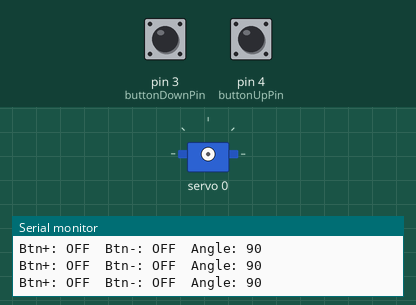
Recording of a sketch running on a simulated Arduino Uno, built with avr-gcc and run on an emulated ATmega328P. On the bench: servo, the last lines printed to the serial monitor. The test bench sets the inputs (shaded band); at power-on: pin 3 (buttonDownPin) LOW, pin 4 (buttonUpPin) LOW.

Above: at 1.2 s.
1.3 s: pin 3 (buttonDownPin) pulled HIGH for 1 s
At 2.3 s:
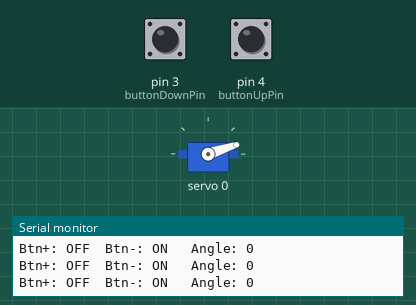
3.8 s: pin 4 (buttonUpPin) pulled HIGH for 1 s
At 5.7 s:
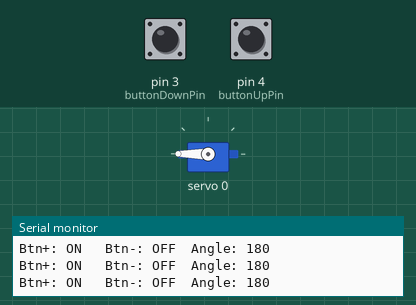
6.3 s: pin 3 (buttonDownPin) pulled HIGH for 3.2 s
At 6.71 s:
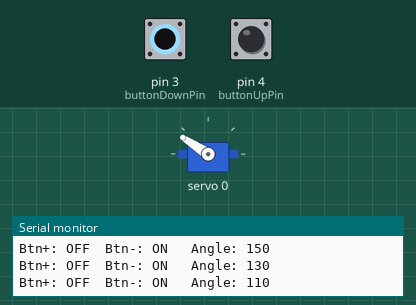
11.0 s: pin 4 (buttonUpPin) pulled HIGH for 0.15 s
At 12.3 s:
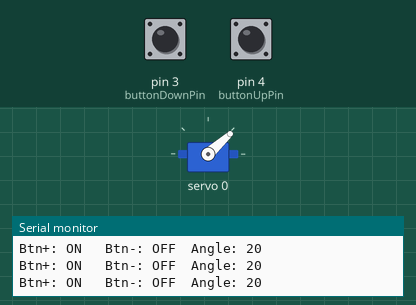
12.6 s: pin 4 (buttonUpPin) pulled HIGH for 0.15 s
At 13.5 s:
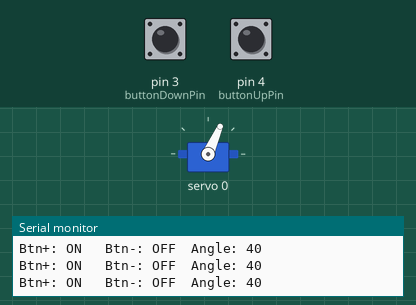
14.2 s: pin 4 (buttonUpPin) pulsed HIGH 5 times (0.12 s each, 0.3 s apart)
At 14.46 s:
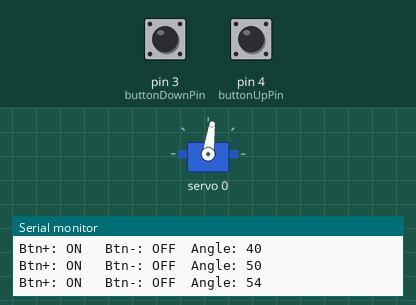
Timing chart, 0 to 17.2 s (numbered marks = the images above; inputs shaded):
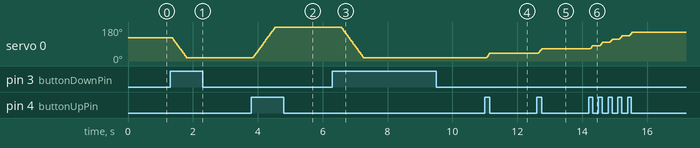

Measured:
- after the input at 1.3 s, servo 0: moves from 123° to 18° over 0.43 s, starting after 0.07 s
- after the input at 3.8 s, servo 0: moves from 18° to 180° over 0.68 s, starting after 0.05 s
- after the input at 6.3 s, servo 0: moves from 180° to 18° over 0.68 s, starting after 0.27 s
- after the input at 11.0 s, servo 0: 18° → 42° after 0.05 s
- after the input at 12.6 s, servo 0: 42° → 66° after 0.05 s
- after the input at 14.2 s, servo 0: moves from 66° to 151° over 1.3 s, starting after 0.05 s

The sketch:

sketch_apr24a.ino
```cpp
#include <Wire.h>
#include <Adafruit_PWMServoDriver.h>

Adafruit_PWMServoDriver pwm = Adafruit_PWMServoDriver();

#define SERVOMIN     150
#define SERVOMAX     600
#define SERVO_DELAY   5    // ms antar langkah
#define DEBOUNCE_MS  50    // ms untuk debouncing
#define PRINT_INTERVAL 100 // ms interval cetak sudut

const int buttonUpPin   = 4;
const int buttonDownPin = 3;

struct ServoState {
  int channel;
  int currentAngle;
  unsigned long lastMoveTime;
  bool moving;
  int direction;
  unsigned long lastPrintTime;
};

ServoState servo;

// State tombol dengan debounce
bool lastUpRaw = LOW, lastDownRaw = LOW;
bool upPressed = false, downPressed = false;
unsigned long upLastChange = 0, downLastChange = 0;

void setup() {
  Serial.begin(9600);
  pwm.begin();
  pwm.setPWMFreq(50);

  // Inisialisasi servo
  servo = {
    .channel = 0,
    .currentAngle = 90,
    .lastMoveTime = 0,
    .moving = false,
    .direction = 0,
    .lastPrintTime = 0
  };

  pinMode(buttonUpPin,   INPUT);
  pinMode(buttonDownPin, INPUT);

  Serial.println("🚀 Ready!");
}

// Debounce tombol: bacaan stabil selama DEBOUNCE_MS
bool readDebounced(int pin, bool &lastRaw, unsigned long &lastChange) {
  bool raw = digitalRead(pin);
  if (raw != lastRaw) {
    lastChange = millis();
    lastRaw = raw;
  }
  if (millis() - lastChange > DEBOUNCE_MS) {
    return raw; // Stabil selama periode debounce
  }
  return false; // Belum stabil
}

void checkButtons() {
  bool upStable   = readDebounced(buttonUpPin,   lastUpRaw,   upLastChange);
  bool downStable = readDebounced(buttonDownPin, lastDownRaw, downLastChange);

  // Tentukan gerakan
  if (upStable && !downStable) {
    servo.moving   = true;
    servo.direction = 1;
  }
  else if (downStable && !upStable) {
    servo.moving   = true;
    servo.direction = -1;
  }
  else {
    servo.moving = false;
  }
}

void moveServoSmoothly() {
  if (!servo.moving) return;

  unsigned long now = millis();
  if (now - servo.lastMoveTime >= SERVO_DELAY) {
    servo.lastMoveTime = now;
    servo.currentAngle += servo.direction;
    servo.currentAngle = constrain(servo.currentAngle, 0, 180);

    int pulselen = map(servo.currentAngle, 0, 180, SERVOMIN, SERVOMAX);
    pwm.setPWM(servo.channel, 0, pulselen);
  }
}

void printStatus() {
  unsigned long now = millis();
  if (now - servo.lastPrintTime < PRINT_INTERVAL) return;
  servo.lastPrintTime = now;

  // Cetak sekali per PRINT_INTERVAL ms
  Serial.print("Btn+: ");
  Serial.print(servo.direction == 1 ? "ON " : "OFF");
  Serial.print("  Btn-: ");
  Serial.print(servo.direction == -1 ? "ON " : "OFF");
  Serial.print("  Angle: ");
  Serial.println(servo.currentAngle);
}

void loop() {
  checkButtons();
  moveServoSmoothly();
  printStatus();

  // Di sini bisa letakkan proses non-blocking lain
}
```
